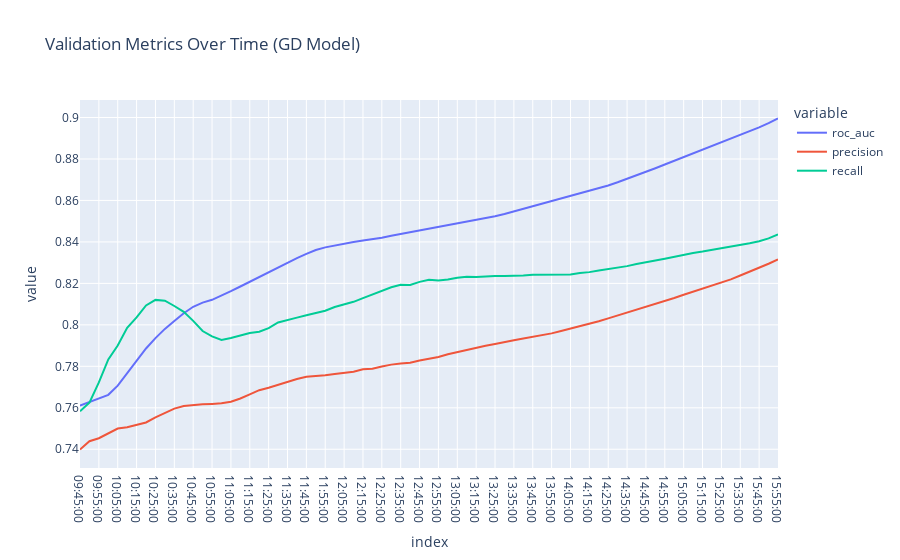

Source (notebook cell):
### Code cell
import datetime
import plotly.express as px

time_range = [datetime.time(hour, minute) for hour in range(9, 16) for minute in range(0, 60, 5)]
time_range = [x for x in time_range if x >= datetime.time(9,45)]
df_val = pd.DataFrame()
for t in time_range:
    X_val = X_test.loc[X_test['time'] <= t].copy()
    y_val = y_test.loc[X_val.index, 'green_day'].copy()

    y_pred_val = pipeline_gd.predict_proba(X_val)[:,-1]

    df_val.loc[t, [
        'roc_auc',
        'precision',
        'recall'
    ]] =  roc_auc_score(y_val, y_pred_val), precision_score(y_val, y_pred_val > 0.5), recall_score(y_val, y_pred_val > 0.5)


fig = px.line(df_val, title='Validation Metrics Over Time (GD Model)')
fig.show()
